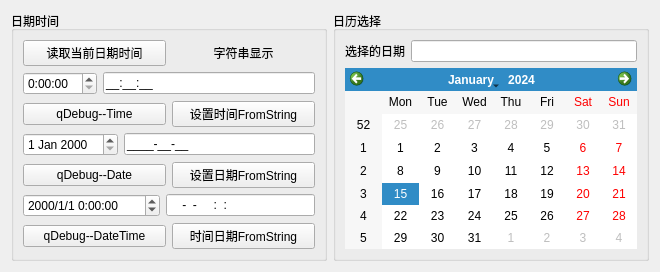
<?xml version="1.0" encoding="UTF-8"?>
<ui version="4.0">
 <class>Widget</class>
 <widget class="QWidget" name="Widget">
  <property name="geometry">
   <rect>
    <x>0</x>
    <y>0</y>
    <width>660</width>
    <height>265</height>
   </rect>
  </property>
  <property name="windowTitle">
   <string>Widget</string>
  </property>
  <layout class="QHBoxLayout" name="horizontalLayout_9">
   <item>
    <widget class="QGroupBox" name="groupBox">
     <property name="title">
      <string>日期时间</string>
     </property>
     <layout class="QVBoxLayout" name="verticalLayout">
      <item>
       <layout class="QHBoxLayout" name="horizontalLayout_2">
        <item>
         <widget class="QPushButton" name="btn_readDT">
          <property name="text">
           <string>读取当前日期时间</string>
          </property>
         </widget>
        </item>
        <item>
         <widget class="QLabel" name="label_2">
          <property name="text">
           <string>字符串显示</string>
          </property>
          <property name="alignment">
           <set>Qt::AlignmentFlag::AlignCenter</set>
          </property>
         </widget>
        </item>
       </layout>
      </item>
      <item>
       <layout class="QHBoxLayout" name="horizontalLayout_3">
        <item>
         <widget class="QTimeEdit" name="timeEdit">
          <property name="displayFormat">
           <string>H:mm:ss</string>
          </property>
         </widget>
        </item>
        <item>
         <widget class="QLineEdit" name="EditTime">
          <property name="inputMask">
           <string>99:99:99;_</string>
          </property>
         </widget>
        </item>
       </layout>
      </item>
      <item>
       <layout class="QHBoxLayout" name="horizontalLayout_4">
        <item>
         <widget class="QPushButton" name="btn_bug_time">
          <property name="text">
           <string>qDebug--Time</string>
          </property>
         </widget>
        </item>
        <item>
         <widget class="QPushButton" name="btn_setTime">
          <property name="text">
           <string>设置时间FromString</string>
          </property>
         </widget>
        </item>
       </layout>
      </item>
      <item>
       <layout class="QHBoxLayout" name="horizontalLayout_5">
        <item>
         <widget class="QDateEdit" name="dateEdit"/>
        </item>
        <item>
         <widget class="QLineEdit" name="EditDate">
          <property name="inputMask">
           <string>9999-99-99;_</string>
          </property>
         </widget>
        </item>
       </layout>
      </item>
      <item>
       <layout class="QHBoxLayout" name="horizontalLayout_6">
        <item>
         <widget class="QPushButton" name="btn_bug_date">
          <property name="text">
           <string>qDebug--Date</string>
          </property>
         </widget>
        </item>
        <item>
         <widget class="QPushButton" name="btn_setDate">
          <property name="text">
           <string>设置日期FromString</string>
          </property>
         </widget>
        </item>
       </layout>
      </item>
      <item>
       <layout class="QHBoxLayout" name="horizontalLayout_7">
        <item>
         <widget class="QDateTimeEdit" name="dateTimeEdit">
          <property name="displayFormat">
           <string>yyyy/M/d H:mm:ss</string>
          </property>
         </widget>
        </item>
        <item>
         <widget class="QLineEdit" name="EditDateTime">
          <property name="inputMask">
           <string>9999-99-99 99:99:99</string>
          </property>
         </widget>
        </item>
       </layout>
      </item>
      <item>
       <layout class="QHBoxLayout" name="horizontalLayout_8">
        <item>
         <widget class="QPushButton" name="btn_bug_dateTime">
          <property name="text">
           <string>qDebug--DateTime</string>
          </property>
         </widget>
        </item>
        <item>
         <widget class="QPushButton" name="btn_setDateTime">
          <property name="text">
           <string>时间日期FromString</string>
          </property>
         </widget>
        </item>
       </layout>
      </item>
     </layout>
    </widget>
   </item>
   <item>
    <widget class="QGroupBox" name="groupBox_2">
     <property name="title">
      <string>日历选择</string>
     </property>
     <layout class="QVBoxLayout" name="verticalLayout_2">
      <item>
       <layout class="QHBoxLayout" name="horizontalLayout">
        <item>
         <widget class="QLabel" name="label">
          <property name="text">
           <string>选择的日期</string>
          </property>
         </widget>
        </item>
        <item>
         <widget class="QLineEdit" name="lineEdit_4"/>
        </item>
       </layout>
      </item>
      <item>
       <widget class="QCalendarWidget" name="calendarWidget"/>
      </item>
     </layout>
    </widget>
   </item>
  </layout>
 </widget>
 <resources/>
 <connections/>
</ui>
